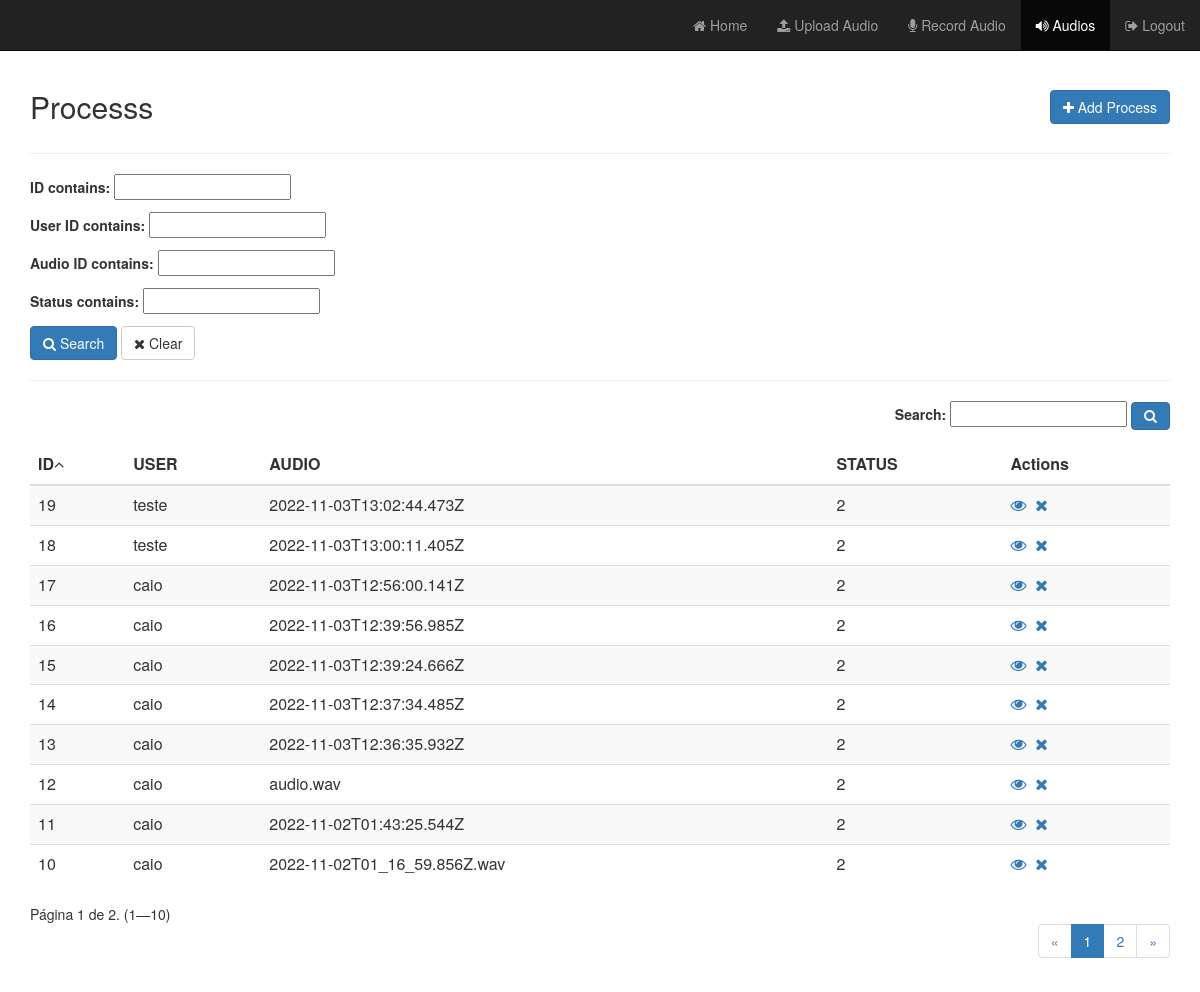
Page /process/full/ (signed in) on the committed database.
### app/models.py (models this page shows, shortened)
class Timestamp(models.Model):
    created_at = models.DateTimeField(auto_now_add=True)
    updated_at = models.DateTimeField(auto_now=True)
    class Meta:
        abstract = True

class Process(Timestamp):
    user = models.ForeignKey(User, blank=True, null=True, on_delete=models.CASCADE)
    audio = models.ForeignKey(Audio, blank=True, null=True, on_delete=models.CASCADE)
    language = models.CharField(max_length=255, blank=True, null=True)
    process_id = models.TextField(blank=True, null=True, default=str(uuid.uuid4()))
    status = models.IntegerField(choices=STATUS_PROCESS, default=1)
    result = models.TextField(blank=True, null=True)

class Audio(Timestamp):
    user = models.ForeignKey(User, blank=True, null=True, on_delete=models.CASCADE)
    filename = models.CharField(max_length=255, blank=True, null=True)
    cloudinary_url = models.TextField(blank=True, null=True)
    def __str__(self):
        return self.filename

### app/views/process.py (the view, shortened to what this page needs)
class ListFull(LoginRequiredMixin, ProcessMixin, ListView):
    login_url = '/admin/login/'
    template_name = 'process/list_full.html'
    model = Process
    context_object_name = 'processs'
    ordering = '-id'
    paginate_by = 10
    search = ''
    def get_queryset(self):
        queryset = super().get_queryset()
        filter = ProcessFilter(self.request.GET, queryset)
        queryset = self.search_general(filter.qs)
        queryset = self.ordering_data(queryset)
        return queryset
    def search_general(self, qs):
        return qs
    def get_ordering(self):
        if 'ordering' in self.request.GET:
            self.ordering = self.request.GET['ordering']
            if self.ordering:
                return self.ordering
            else:
                self.ordering = '-id'
        return self.ordering
    def ordering_data(self, qs):
        qs = qs.order_by(self.get_ordering())
        return qs
    def get_context_data(self, **kwargs):
        context = super(ListFull, self).get_context_data(**kwargs)
        queryset = self.get_queryset()
        filter = ProcessFilter(self.request.GET, queryset)
        page_size = self.get_paginate_by(queryset)
        if page_size:
            paginator, page, queryset, is_paginated = self.paginate_queryset(queryset, page_size)
            context.update(**{
                'ordering': self.ordering,
                'search': self.search,
                'filter': filter,
                'paginator': paginator,
                'page_obj': page,
                'is_paginated': is_paginated,
                'object_list': queryset
            })
        return context

### app/mixins.py (called while the page is built)
    def get_context_data(self, **kwargs):
        context = super(ProcessMixin, self).get_context_data(**kwargs)
        if self.model:
            context['model_name'] = self.model._meta.verbose_name.title()
            context['model_name_plural'] = self.model._meta.verbose_name_plural.title()
        return context

### app/templatetags/my_tags.py (called while the page is built)
@register.simple_tag(takes_context=True)
def param_replace(context, **kwargs):
    d = context['request'].GET.copy()
    for k, v in kwargs.items():
        d[k] = v
    for k in [k for k, v in d.items() if not v]:
        del d[k]
    return d.urlencode()

### app/templates/process/list_full.html (shortened to what this page needs)
﻿{% extends 'base.html' %}
{% load my_tags %}
{% load static %}
{% load form_utils %}
{% block content %}
    <div id="top" class="row">
        <div class="col-sm-3">
            <h2> {{ model_name_plural }}</h2>
        </div>
        <div class="col-sm-3 col-sm-offset-6">
            <a href="{% url 'PROCESS_create' %}" class="btn btn-primary pull-right h2"><i
                    class="fa fa-plus"></i> Add Process
            </a>
        </div>
    </div>
    <hr/>
    <form id="advancedForm" method="get" action="{% url 'PROCESS_list_full' %}">
        <div class="row">
            <div class="col-sm-12">
                {{ filter.form.as_p }}
                <button type="submit" class="btn btn-primary" id="search_btn">
                    <i class="fa fa-search"></i> Search
                </button>
                <button type="button" class="btn btn-default" id="clear">
                    <i class="fa fa-close"></i> Clear
                </button>
            </div>
        </div>
        <hr/>
        <div id="list" class="row">
            <div class="col-md-12">
                <header>
                    <div class="form-group form-inline pull-right">
                        <label>Search:</label>
                        <input type="text" id="search" name="search" placeholder="" value="{{ search }}"/>
                        <button class="btn btn-primary" type="submit"><i class="fa fa-search"></i></button>
                    </div>
                </header>
                <table id="table" class="table table-striped" cellspacing="0" cellpadding="0">
                    <thead>
                        <tr>
                             <th>ID</th>
 <th>USER</th>
 <th>AUDIO</th>
 <th>STATUS</th>
                            <th class="actions">Actions</th>
                        </tr>
                    </thead>
                    <tbody>
                    {% for process in object_list %}
                        <tr>
                             <td>{{ process.id }}</td>
 <td>{{ process.user }}</td>
 <td>{{ process.audio }}</td>
 <td>{{ process.status }}</td>
 <td><a href="{% url 'PROCESS_detail' process.id %}"><i class="fa fa-eye"></i></a>&nbsp;&nbsp;<a href="{% url 'PROCESS_delete' process.id %}"><i class="fa fa-close"></i></a></td>
                        </tr>
                    {% endfor %}
                    </tbody>
                </table>
                <div class="row">
                    <div class="col-sm-12">
                        <span class="current pull-left">
                            Página {{ page_obj.number }} de {{ page_obj.paginator.num_pages }}. ({{ page_obj.start_index }}—{{ page_obj.end_index }})
                        </span>
                        {% if is_paginated %}
                            <ul class="pagination pagination-flat pull-right">
                                {% if page_obj.has_previous %}
                                    <li class="page-item"><a class="page-link"
                                                             href="?{% param_replace page=page_obj.previous_page_number %}">&laquo;</a>
                                    </li>
                                {% else %}
                                    <li class="page-item disabled"><span>&laquo;</span></li>
                                {% endif %}
                                {% for i in page_obj.paginator.page_range %}
                                    {% if page_obj.number == i %}
                                        <li class="page-item active"><span>{{ i }} </span>
                                        </li>
                                    {% elif i > page_obj.number|add:'-5' and i < page_obj.number|add:'5' %}
                                        <li class="page-item"><a class="page-link"
                                                                 href="?{% param_replace page=i %}">{{ i }}</a></li>
                                    {% endif %}
                                {% endfor %}
                                {% if page_obj.has_next %}
                                    <li class="page-item"><a class="page-link"
                                                             href="?{% param_replace page=page_obj.next_page_number %}">&raquo;</a>
                                    </li>
                                {% else %}
                                    <li class="page-item disabled"><span>&raquo;</span></li>
                                {% endif %}
                            </ul>
                        {% endif %}
                    </div>
                </div>
            </div>
        </div>
    </form>
{% endblock %}

### app/templates/base.html (shortened to what this page needs)
﻿{% load static %}
<!DOCTYPE html>
<html lang="pt-br">
<head>
    <link href="{% static 'default/css/bootstrap.min.css' %}" rel="stylesheet">
    <link href="{% static 'default/css/style.css' %}" rel="stylesheet">
    <link rel="stylesheet" href="//cdnjs.cloudflare.com/ajax/libs/font-awesome/4.5.0/css/font-awesome.min.css">
    <link rel="stylesheet" href="{% static 'default/css/sweetalert.min.css' %}">
    <link rel="stylesheet" type="text/css"
          href="{% static 'default/css/datatables.min.css' %}"/>
    <link rel="stylesheet" href="https://cdnjs.cloudflare.com/ajax/libs/froala-editor/4.0.15/css/froala_editor.min.css"
/>
    <link rel="stylesheet"
          href="https://cdnjs.cloudflare.com/ajax/libs/froala-editor/4.0.15/css/froala_editor.pkgd.min.css"
/>
    <link rel="stylesheet" href="https://cdnjs.cloudflare.com/ajax/libs/froala-editor/4.0.15/css/froala_style.min.css"
/>
    <link rel="stylesheet" href="https://cdnjs.cloudflare.com/ajax/libs/froala-editor/4.0.15/css/plugins.pkgd.min.css"
/>
</head>
<body>
<nav class="navbar navbar-inverse navbar-fixed-top">
    <div class="container-fluid">
        <div class="navbar-header">
            <a class="navbar-brand" href="#"> </a>
        </div>
        <div id="navbar" class="navbar-collapse collapse">
            <ul class="nav navbar-nav navbar-right">
                <li class="index"><a href="{% url 'index' %}"><i class="fa fa-home"></i> Home</a></li>
                <li class="upload">
                    <a href="{% url 'upload' %}">
                        <i class="fa fa-upload"></i> Upload Audio
                    </a>
                </li>
                <li class="recorder">
                    <a href="{% url 'recorder' %}">
                        <i class="fa fa-microphone"></i> Record Audio
                    </a>
                </li>
                <li class="audios">
                <li id="process_link"><a href="{% url 'PROCESS_list' %}"><i class="fa fa-volume-up"></i> Audios</a></li>
                </li>
                <li><a href="{% url 'account_logout' %}"><i class="fa fa-sign-out"></i> Logout</a></li>
            </ul>
        </div>
    </div>
</nav>
<div id="main" class="container-fluid" style="margin-top: 50px">
    <div class="col-sm-12">
        {% block content %}
        {% endblock %}
    </div>
    <br/>
</div>
<link href="https://cdn.jsdelivr.net/npm/select2@4.1.0-rc.0/dist/css/select2.min.css" rel="stylesheet"/>
</body>
</html>

### app/templates/loading.html (shortened to what this page needs)
{% load static %}
{% load i18n %}

### static/default/css/style.css (style rules this page uses)
#main { margin-top: 50px; }

### rows in the picture
Process: id "19", user "teste", audio "2022-11-03T13:02:44.473Z", status "2"
Process: id "18", user "teste", audio "2022-11-03T13:00:11.405Z", status "2"
Process: id "17", user "caio", audio "2022-11-03T12:56:00.141Z", status "2"
Process: id "16", user "caio", audio "2022-11-03T12:39:56.985Z", status "2"
Process: id "15", user "caio", audio "2022-11-03T12:39:24.666Z", status "2"
Process: id "14", user "caio", audio "2022-11-03T12:37:34.485Z", status "2"
Process: id "13", user "caio", audio "2022-11-03T12:36:35.932Z", status "2"
Process: id "12", user "caio", audio "audio.wav", status "2"
Process: id "11", user "caio", audio "2022-11-02T01:43:25.544Z", status "2"
Process: id "10", user "caio", audio "2022-11-02T01_16_59.856Z.wav", status "2"

### other values in the picture
{{ model_name_plural }} "Processs"
{{ page_obj.number }} "1"
{{ page_obj.paginator.num_pages }} "2"
{{ page_obj.start_index }} "1"
{{ page_obj.end_index }} "10"
{{ i }} "1"
{{ i }} "2"
